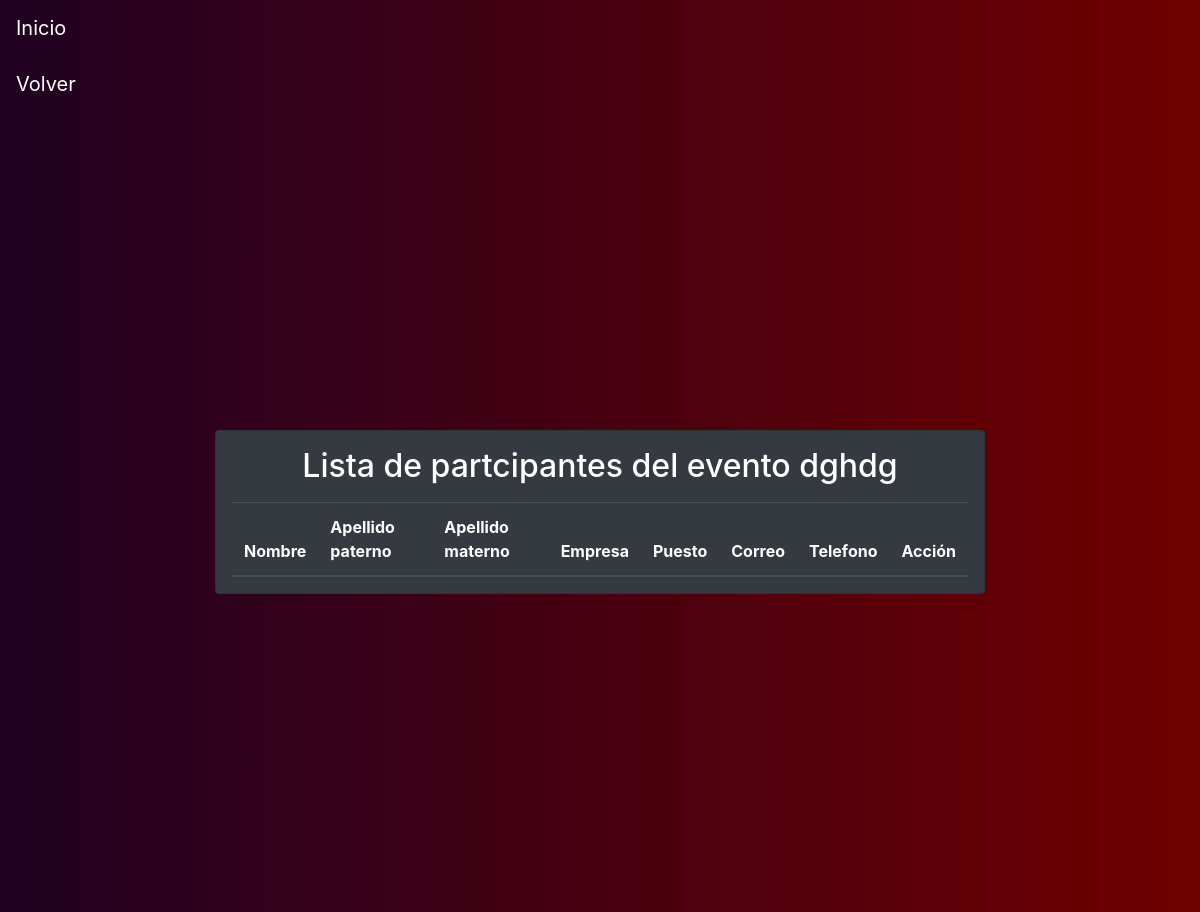
The app's page /detail-event/14/dghdg, older data.
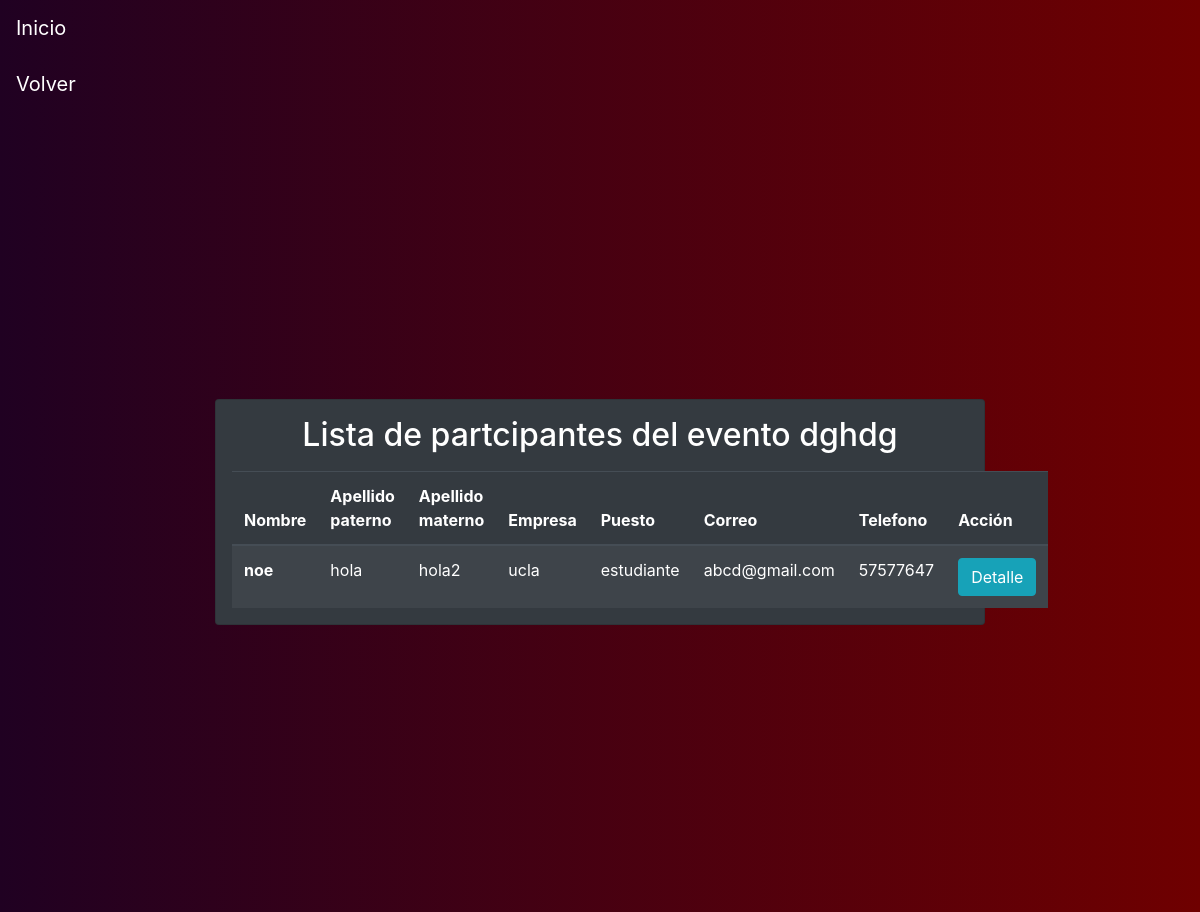
The same page, newer data.
### tables this page shows
CREATE TABLE "Participante"
(
	nombre text not null,
	apellido_paterno text not null,
	apellido_materno text not null,
	empresa text not null,
	puesto text not null,
	correo text not null,
	telefono text not null,
	evento_id integer not null
		references Evento (id),
	primary key (correo, evento_id)
);

### app.py (the view)
@app.route("/detail-event/<id>/<name>")
def detail_event(id, name):
    participantes = query_db('SELECT * FROM Participante WHERE evento_id = ?', [id])
    return render_template('detail_event.html', id=id, participantes=participantes, name=name)

### app.py (called while the page is built)
def make_dicts(cursor, row):
    return dict((cursor.description[idx][0], value)
                for idx, value in enumerate(row))

def get_db():
    db = getattr(g, '_database', None)
    if db is None:
        db = g._database = sqlite3.connect(DATABASE)
        db.row_factory = make_dicts
    return db

@app.teardown_appcontext
def close_connection(exception):
    db = getattr(g, '_database', None)
    if db is not None:
        db.close()

def query_db(query, args=(), one=False):
    cur = get_db().execute(query, args)
    rv = cur.fetchall()
    cur.close()
    return (rv[0] if rv else None) if one else rv

### templates/detail_event.html
{% extends 'layout.html' %}
{% block body %}
<nav class=" bg-custom navbar navbar-light bg-light">
     <a class="navbar-brand text-white" href="/events-inactive">Volver</a>
</nav>
<div class="container-fluid">
    <div class="bg-custom row align-items-center justify-content-center vh-100">
        <div class="col-md-8">
            <div class="card bg-dark">
                <div class="car-body text-white mx-3">
                    <h2 class="card-title text-center mt-3"> Lista de partcipantes del evento {{ name }} </h2>
                    <table class="table table-striped table-dark my-3 ">
                      <thead>
                        <tr>
                          <th scope="col">Nombre</th>
                          <th scope="col">Apellido paterno</th>
                          <th scope="col">Apellido materno</th>
                          <th scope="col">Empresa</th>
                          <th scope="col">Puesto</th>
                          <th scope="col">Correo</th>
                          <th scope="col">Telefono</th>
                          <th scope="col">Acción</th>
                        </tr>
                      </thead>
                      <tbody>
                      {% for part in participantes %}
                        <tr>
                          <th scope="row">{{ part.nombre }}</th>
                          <td>{{ part.apellido_paterno }}</td>
                          <td>{{ part.apellido_materno}}</td>
                          <td>{{ part.empresa }}</td>
                          <td>{{ part.puesto }}</td>
                          <td>{{ part.correo }}</td>
                          <td>{{ part.telefono }}</td>
                          <td>
                              <a class="btn btn-info" href="/comprobante-inactive/{{ part.correo }}/{{ part.evento_id }}/{{ name }}"> Detalle</a>
                          </td>
                        </tr>
                      {% endfor %}
                      </tbody>
                    </table>
                </div>
            </div>
        </div>
    </div>
</div>
{% endblock %}

Row changes from the older to the newer data that the page shows:
now on this page (row edited): Participante: nombre "noe", apellido_paterno "hola", apellido_materno "hola2", empresa "ucla", puesto "estudiante", correo "abcd@gmail.com", telefono "57577647"
